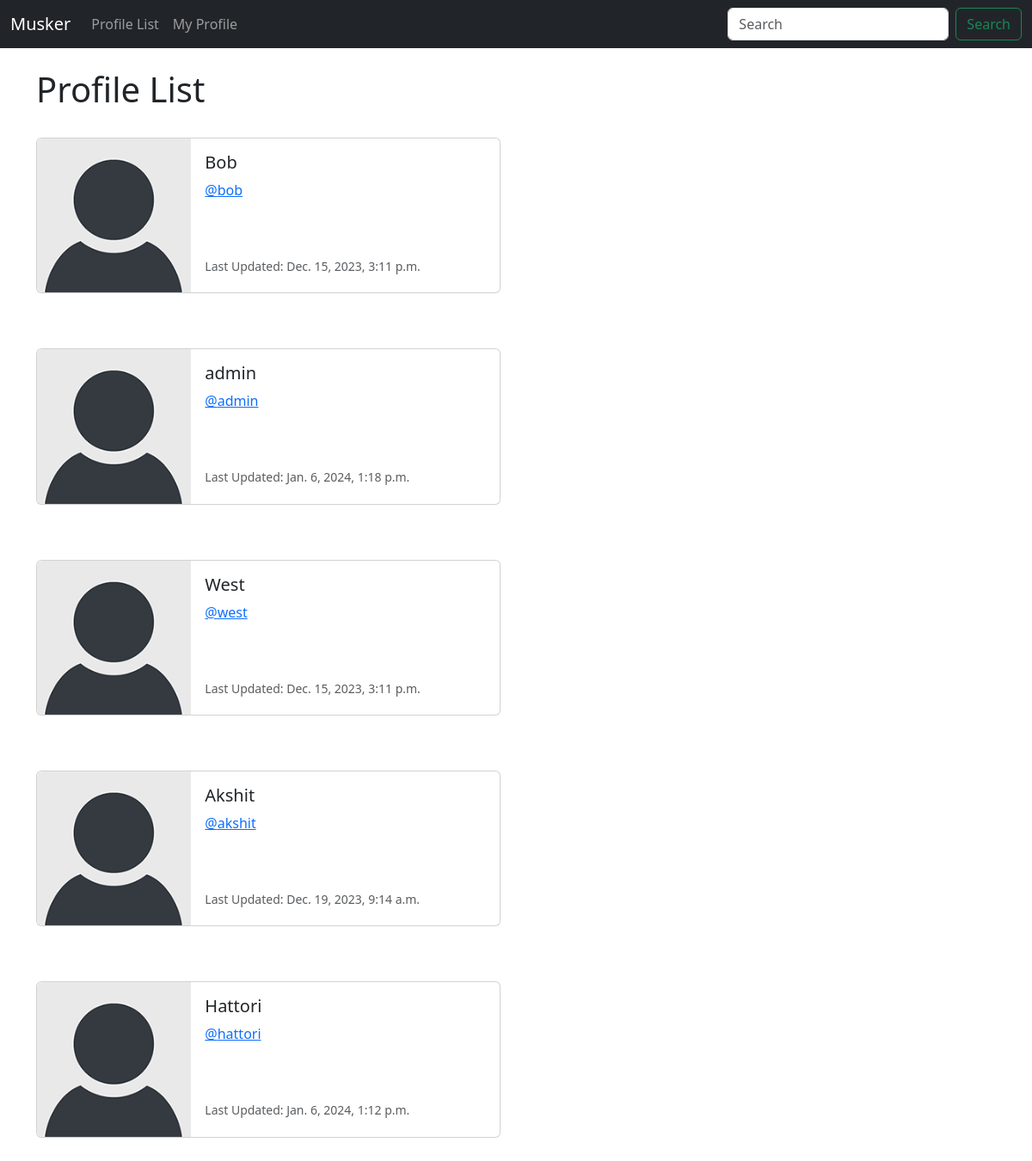
The app's page /profile_list/ (signed in), older data.
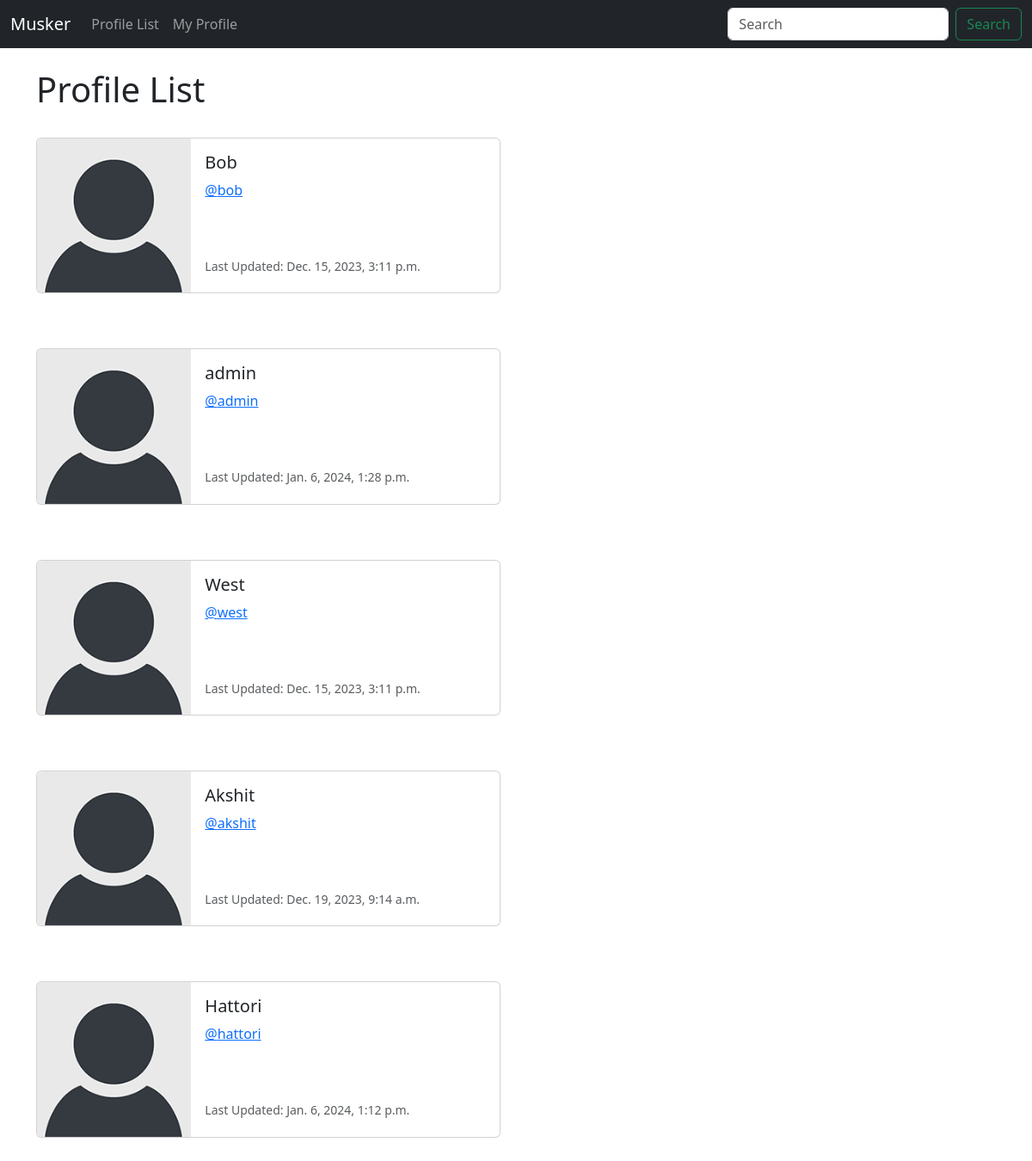
The same page, newer data.
### musker/models.py (models this page shows, shortened)
class Profile(models.Model):
    user = models.OneToOneField(User, on_delete=models.CASCADE)
    follows = models.ManyToManyField('self', related_name='followed_by', symmetrical=False, blank=True)
    date_modified = models.DateTimeField(User, auto_now=True)

### musker/views.py (the view)
# urls.py: path('profile_list/', views.profile_list, name="profile_list"),
def profile_list(request):
    if request.user.is_authenticated:
        profiles = Profile.objects.exclude(user=request.user)
        return render(request, 'profile_list.html', {'profiles': profiles})
    else:
        messages.success(request, 'login to view this page')
        return redirect('home')

### musker/templates/profile_list.html
{% extends 'base.html' %}
{% load static %}
{% block content %}
    <h1>Profile List</h1>
<br/>
{% if profiles %}
    {% for profile in profiles %}
    <div class="card mb-3" style="max-width: 540px;">
        <div class="row g-0">
          <div class="col-md-4">
            <img src="{% static 'images/default_profile_pic.png' %}" class="img-fluid rounded-start" alt="Profile Image">
          </div>
          <div class="col-md-8">
            <div class="card-body">
              <h5 class="card-title">{{ profile.user.username }}</h5>
              <p class="card-text"><a href="{% url 'profile' profile.user.id %}">@{{ profile.user.username|lower }}</a></p>
              <br/><br/>
              <p class="card-text"><small class="text-body-secondary">Last Updated: {{ profile.date_modified }}</small></p>
            </div>
          </div>
        </div>
      </div>
      <br/><br/>
    {% endfor %}
{% endif %}
{% endblock %}

Row changes from the older to the newer data that the page shows:
changed Profile "admin": date_modified "Jan. 6, 2024, 1:18 p.m." → "Jan. 6, 2024, 1:28 p.m."
